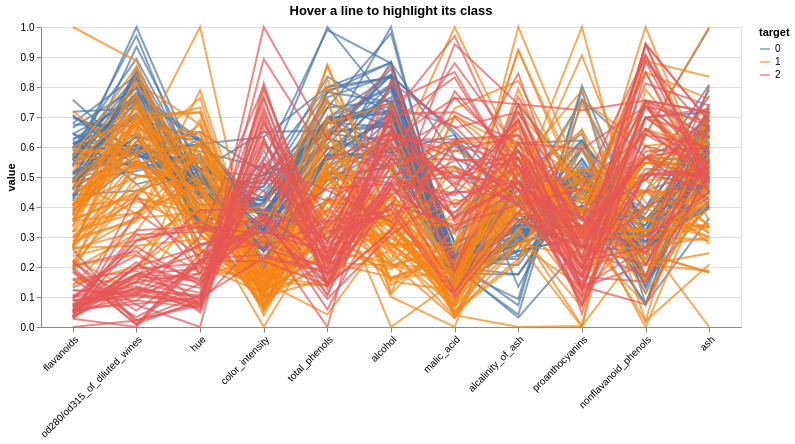

The code cell stored with this chart in its notebook:
### Markdown cell above
`selection_point` with `on='mouseover'` and `fields=['target']` binds the hover to the whole class rather than the single line under the cursor. `alt.condition` then drives both colour and opacity, so the hovered class keeps its colour and everything else fades to grey.

### Code cell
long5 = normed[sub + ['target']].reset_index().melt(id_vars=['index', 'target'])
hover = alt.selection_point(fields=['target'], on='mouseover', empty=True)
c5 = alt.Chart(long5).mark_line().encode(
    alt.X('variable:N', sort=ordered, title=None, axis=alt.Axis(labelAngle=-45)),
    alt.Y('value:Q'), alt.Detail('index:N'),
    color=alt.condition(hover, alt.Color('target:N'), alt.value('lightgray')),
    opacity=alt.condition(hover, alt.value(0.7), alt.value(0.1)),
).add_params(hover).properties(
    width=700, height=300, title='Hover a line to highlight its class')

c5

### Figure 1 — Vega-Lite specification as saved in the notebook (floating-point values rounded to 4 significant figures; data arrays with more than 128 entries replaced by an {"elided": "..."} marker saying what was removed)
{"config": {"view": {"continuousWidth": 300, "continuousHeight": 300}}, "data": {"name": "data-da5c8a089b288d25eb1f666bf4e7289e"}, "mark": {"type": "line"}, "encoding": {"color": {"condition": {"param": "param_1", "empty": true, "field": "target", "type": "nominal"}, "value": "lightgray"}, "detail": {"field": "index", "type": "nominal"}, "opacity": {"condition": {"param": "param_1", "value": 0.7, "empty": true}, "value": 0.1}, "x": {"axis": {"labelAngle": -45}, "field": "variable", "sort": ["flavanoids", "od280/od315_of_diluted_wines", "hue", "color_intensity", "total_phenols", "alcohol", "malic_acid", "alcalinity_of_ash", "proanthocyanins", "nonflavanoid_phenols", "ash"], "title": null, "type": "nominal"}, "y": {"field": "value", "type": "quantitative"}}, "height": 300, "params": [{"name": "param_1", "select": {"type": "point", "fields": ["target"], "on": "mouseover"}}], "title": "Hover a line to highlight its class", "width": 700, "$schema": "https://vega.github.io/schema/vega-lite/v5.8.0.json", "datasets": {"data-da5c8a089b288d25eb1f666bf4e7289e": {"elided": "1958 records"}}}
